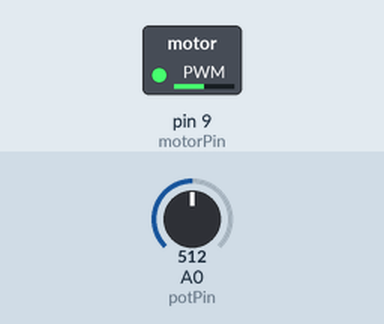
Simulated run of this sketch. Board: Arduino Uno, built with avr-gcc and run on an emulated ATmega328P. On the bench: switched loads named in the sketch (green lamp = pin HIGH). The inputs (shaded band) are chosen by the test bench; at power-on: A0 (potPin) = 512.

Above: at 1.2 s.
1.3 s: A0 (potPin) set to 716
At 1.8 s:
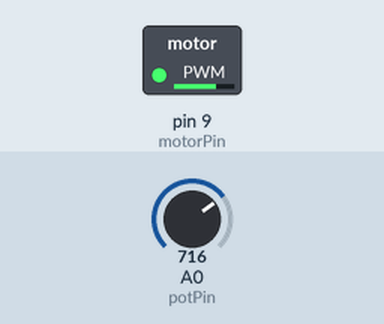
2.8 s: A0 (potPin) set to 900
At 4.0 s:
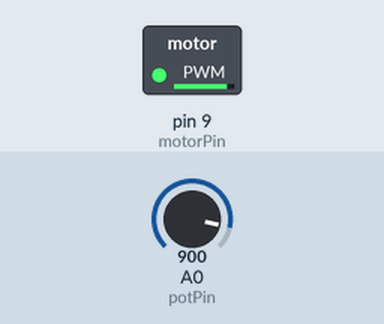
4.3 s: A0 (potPin) set to 122
At 5.3 s:
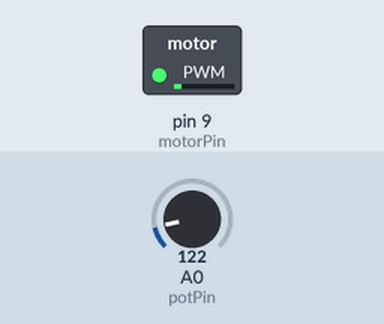
5.8 s: A0 (potPin) set to 0
At 6.5 s:
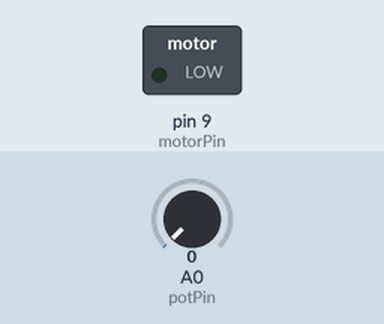
7.3 s: A0 (potPin) set to 511
At 7.6 s:
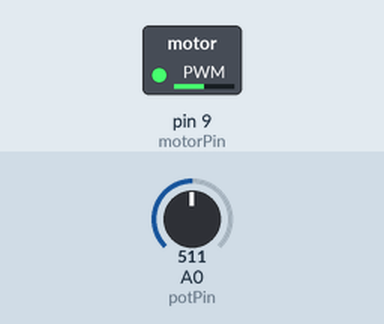
Timing chart, 0 to 9.8 s (numbered marks = the images above; inputs shaded):
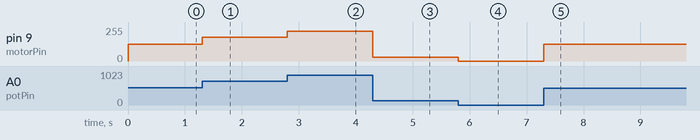

The sketch:

pwm_motor_speed.ino
```cpp
int potPin = A0;
int motorPin = 9;

void setup() {
  pinMode(motorPin, OUTPUT);
}

void loop() {
  int potValue = analogRead(potPin);   // Range: 0–1023
  int speed = map(potValue, 0, 1023, 0, 255);  // Convert to PWM

  analogWrite(motorPin, speed);
}
```

Measured:
- after the input at 1.3 s, pin 9 (motorPin): 127/255 → 178/255 at once
- after the input at 2.8 s, pin 9 (motorPin): 178/255 → 224/255 at once
- after the input at 4.3 s, pin 9 (motorPin): 224/255 → 30/255 at once
- after the input at 5.8 s, pin 9 (motorPin): 30/255 → 0/255 at once
- after the input at 7.3 s, pin 9 (motorPin): 0/255 → 127/255 at once
